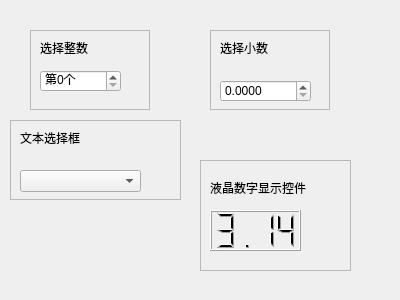
<?xml version="1.0" encoding="UTF-8"?>
<ui version="4.0">
 <class>Form</class>
 <widget class="QWidget" name="Form">
  <property name="geometry">
   <rect>
    <x>0</x>
    <y>0</y>
    <width>400</width>
    <height>300</height>
   </rect>
  </property>
  <property name="windowTitle">
   <string>Form</string>
  </property>
  <widget class="QFrame" name="frame">
   <property name="geometry">
    <rect>
     <x>30</x>
     <y>30</y>
     <width>120</width>
     <height>80</height>
    </rect>
   </property>
   <property name="frameShape">
    <enum>QFrame::StyledPanel</enum>
   </property>
   <property name="frameShadow">
    <enum>QFrame::Raised</enum>
   </property>
   <widget class="QLabel" name="label">
    <property name="geometry">
     <rect>
      <x>10</x>
      <y>10</y>
      <width>54</width>
      <height>16</height>
     </rect>
    </property>
    <property name="text">
     <string>选择整数</string>
    </property>
   </widget>
   <widget class="QSpinBox" name="spinBox">
    <property name="geometry">
     <rect>
      <x>10</x>
      <y>40</y>
      <width>81</width>
      <height>22</height>
     </rect>
    </property>
    <property name="suffix">
     <string>个</string>
    </property>
    <property name="prefix">
     <string>第</string>
    </property>
   </widget>
  </widget>
  <widget class="QFrame" name="frame_2">
   <property name="geometry">
    <rect>
     <x>210</x>
     <y>30</y>
     <width>120</width>
     <height>80</height>
    </rect>
   </property>
   <property name="frameShape">
    <enum>QFrame::StyledPanel</enum>
   </property>
   <property name="frameShadow">
    <enum>QFrame::Raised</enum>
   </property>
   <widget class="QDoubleSpinBox" name="doubleSpinBox">
    <property name="geometry">
     <rect>
      <x>10</x>
      <y>50</y>
      <width>91</width>
      <height>22</height>
     </rect>
    </property>
    <property name="decimals">
     <number>4</number>
    </property>
   </widget>
   <widget class="QLabel" name="label_2">
    <property name="geometry">
     <rect>
      <x>10</x>
      <y>10</y>
      <width>54</width>
      <height>16</height>
     </rect>
    </property>
    <property name="text">
     <string>选择小数</string>
    </property>
   </widget>
  </widget>
  <widget class="QFrame" name="frame_3">
   <property name="geometry">
    <rect>
     <x>10</x>
     <y>120</y>
     <width>171</width>
     <height>80</height>
    </rect>
   </property>
   <property name="frameShape">
    <enum>QFrame::StyledPanel</enum>
   </property>
   <property name="frameShadow">
    <enum>QFrame::Raised</enum>
   </property>
   <widget class="QComboBox" name="comboBox">
    <property name="geometry">
     <rect>
      <x>10</x>
      <y>50</y>
      <width>121</width>
      <height>22</height>
     </rect>
    </property>
    <property name="currentIndex">
     <number>-1</number>
    </property>
   </widget>
   <widget class="QLabel" name="label_3">
    <property name="geometry">
     <rect>
      <x>10</x>
      <y>10</y>
      <width>131</width>
      <height>16</height>
     </rect>
    </property>
    <property name="text">
     <string>文本选择框</string>
    </property>
   </widget>
  </widget>
  <widget class="QFrame" name="frame_4">
   <property name="geometry">
    <rect>
     <x>200</x>
     <y>160</y>
     <width>151</width>
     <height>111</height>
    </rect>
   </property>
   <property name="frameShape">
    <enum>QFrame::StyledPanel</enum>
   </property>
   <property name="frameShadow">
    <enum>QFrame::Raised</enum>
   </property>
   <widget class="QLabel" name="label_4">
    <property name="geometry">
     <rect>
      <x>10</x>
      <y>20</y>
      <width>111</width>
      <height>16</height>
     </rect>
    </property>
    <property name="text">
     <string>液晶数字显示控件</string>
    </property>
   </widget>
   <widget class="QLCDNumber" name="lcdNumber">
    <property name="geometry">
     <rect>
      <x>10</x>
      <y>50</y>
      <width>91</width>
      <height>41</height>
     </rect>
    </property>
    <property name="smallDecimalPoint">
     <bool>false</bool>
    </property>
    <property name="digitCount">
     <number>4</number>
    </property>
    <property name="value" stdset="0">
     <double>3.140000000000000</double>
    </property>
   </widget>
  </widget>
 </widget>
 <resources/>
 <connections/>
</ui>
